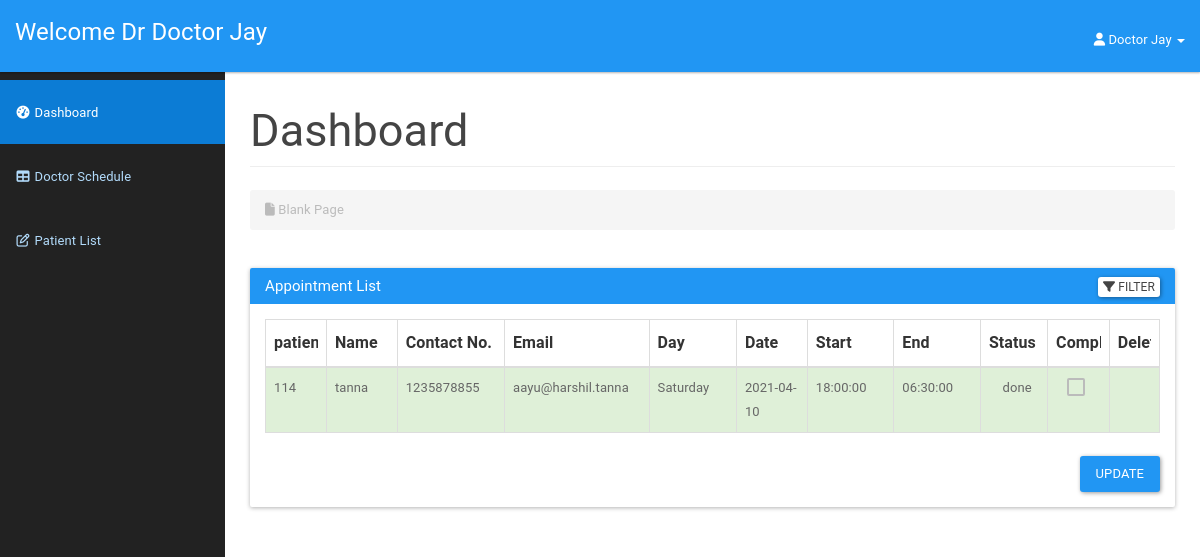
Page /doctor/doctordashboard.php (signed in) on the committed database.
### tables this page shows
CREATE TABLE `doctor` (
  `icDoctor` bigint(12) NOT NULL,
  `password` varchar(20) NOT NULL,
  `doctorId` int(3) NOT NULL,
  `doctorFirstName` varchar(50) NOT NULL,
  `doctorLastName` varchar(50) NOT NULL,
  `doctorAddress` varchar(100) NOT NULL,
  `doctorPhone` varchar(15) NOT NULL,
  `doctorEmail` varchar(20) NOT NULL,
  `doctorDOB` date NOT NULL
);

CREATE TABLE `appointment` (
  `appId` int(3) NOT NULL,
  `patientIc` bigint(12) NOT NULL,
  `scheduleId` int(10) NOT NULL,
  `appSymptom` varchar(100) NOT NULL,
  `appComment` varchar(100) NOT NULL,
  `status` varchar(10) NOT NULL DEFAULT 'process'
);

CREATE TABLE `patient` (
  `icPatient` bigint(12) NOT NULL,
  `password` varchar(20) NOT NULL,
  `patientFirstName` varchar(20) NOT NULL,
  `patientLastName` varchar(20) NOT NULL,
  `patientMaritialStatus` varchar(10) NOT NULL,
  `patientDOB` date NOT NULL,
  `patientGender` varchar(10) NOT NULL,
  `patientAddress` varchar(100) NOT NULL,
  `patientPhone` varchar(15) NOT NULL,
  `patientEmail` varchar(100) NOT NULL
);

CREATE TABLE `doctorschedule` (
  `scheduleId` int(11) NOT NULL,
  `scheduleDate` date NOT NULL,
  `scheduleDay` varchar(15) NOT NULL,
  `startTime` time NOT NULL,
  `endTime` time NOT NULL,
  `bookAvail` varchar(10) NOT NULL
);

### doctor/doctordashboard.php (the view, shortened to what this page needs)
<?php
include_once '../assets/conn/dbconnect.php';
$usersession = $_SESSION['doctorSession'];
$res=mysqli_query($con,"SELECT * FROM doctor WHERE doctorId=".$usersession);
$userRow=mysqli_fetch_array($res,MYSQLI_ASSOC);
?>
<!DOCTYPE html>
<html lang="en">
    <head>
        <link href="assets/css/material.css" rel="stylesheet">
        <link href="assets/css/sb-admin.css" rel="stylesheet">
        <link href="assets/css/style.css" rel="stylesheet">
        <link href="assets/font-awesome/css/font-awesome.css" rel="stylesheet">
    </head>
    <body>
        <div id="wrapper">
            <nav class="navbar navbar-inverse navbar-fixed-top" role="navigation">
                <div class="navbar-header">
                    <a class="navbar-brand" href="doctordashboard.php">Welcome Dr <?php echo $userRow['doctorFirstName'];?> <?php echo $userRow['doctorLastName'];?></a>
                </div>
                <ul class="nav navbar-right top-nav">
                    <li class="dropdown">
                        <a href="#" class="dropdown-toggle" data-toggle="dropdown"><i class="fa fa-user"></i> <?php echo $userRow['doctorFirstName']; ?> <?php echo $userRow['doctorLastName']; ?><b class="caret"></b></a>
                    </li>
                </ul>
                <div class="collapse navbar-collapse navbar-ex1-collapse">
                    <ul class="nav navbar-nav side-nav">
                        <li class="active">
                            <a href="doctordashboard.php"><i class="fa fa-fw fa-dashboard"></i> Dashboard</a>
                        </li>
                        <li>
                            <a href="addschedule.php"><i class="fa fa-fw fa-table"></i> Doctor Schedule</a>
                        </li>
                        <li>
                            <a href="patientlist.php"><i class="fa fa-fw fa-edit"></i> Patient List</a>
                        </li>
                    </ul>
                </div>
            </nav>
            <div id="page-wrapper">
                <div class="container-fluid">
                    <div class="row">
                        <div class="col-lg-12">
                            <h2 class="page-header">
                            Dashboard
                            </h2>
                            <ol class="breadcrumb">
                                <li class="active">
                                    <i class="fa fa-file"></i> Blank Page
                                </li>
                            </ol>
                        </div>
                    </div>
                    <div class="panel panel-primary filterable">
                       <div class="panel-heading">
                        <h3 class="panel-title">Appointment List</h3>
                        <div class="pull-right">
                            <button class="btn btn-default btn-xs btn-filter"><span class="fa fa-filter"></span> Filter</button>
                        </div>
                        </div>
                        <div class="panel-body">
                        <table class="table table-hover table-bordered">
                            <thead>
                                <tr class="filters">
                                    <th><input type="text" class="form-control" placeholder="patient Ic" disabled></th>
                                    <th><input type="text" class="form-control" placeholder="Name" disabled></th>
                                    <th><input type="text" class="form-control" placeholder="Contact No." disabled></th>
                                    <th><input type="text" class="form-control" placeholder="Email" disabled></th>
                                    <th><input type="text" class="form-control" placeholder="Day" disabled></th>
                                    <th><input type="text" class="form-control" placeholder="Date" disabled></th>
                                    <th><input type="text" class="form-control" placeholder="Start" disabled></th>
                                    <th><input type="text" class="form-control" placeholder="End" disabled></th>
                                    <th><input type="text" class="form-control" placeholder="Status" disabled></th>
                                    <th><input type="text" class="form-control" placeholder="Complete" disabled></th>
                                    <th><input type="text" class="form-control" placeholder="Delete" disabled></th>
                                </tr>
                            </thead>
                            <?php
                            $res=mysqli_query($con,"SELECT a.*, b.*,c.*
                                                    FROM patient a
                                                    JOIN appointment b
                                                    On a.icPatient = b.patientIc
                                                    JOIN doctorschedule c
                                                    On b.scheduleId=c.scheduleId
                                                    Order By appId desc");
                            while ($appointment=mysqli_fetch_array($res)) {
                                if ($appointment['status']=='process') {
                                    $status="danger";
                                    $icon='remove';
                                    $checked='';
                                } else {
                                    $status="success";
                                    $icon='ok';
                                    $checked = 'disabled';
                                }
                                echo "<tbody>";
                                echo "<tr class='$status'>";
                                    echo "<td>" . $appointment['patientIc'] . "</td>";
                                    echo "<td>" . $appointment['patientLastName'] . "</td>";
                                    echo "<td>" . $appointment['patientPhone'] . "</td>";
                                    echo "<td>" . $appointment['patientEmail'] . "</td>";
                                    echo "<td>" . $appointment['scheduleDay'] . "</td>";
                                    echo "<td>" . $appointment['scheduleDate'] . "</td>";
                                    echo "<td>" . $appointment['startTime'] . "</td>";
                                    echo "<td>" . $appointment['endTime'] . "</td>";
                                    echo "<td><span class='glyphicon glyphicon-".$icon."' aria-hidden='true'></span>".' '."". $appointment['status'] . "</td>";
                                    echo "<form method='POST'>";
                                    echo "<td class='text-center'><input type='checkbox' name='enable' id='enable' value='".$appointment['appId']."' onclick='chkit(".$appointment['appId'].",this.checked);' ".$checked."></td>";
                                    echo "<td class='text-center'><a href='#' id='".$appointment['appId']."' class='delete'><span class='glyphicon glyphicon-trash' aria-hidden='true'></span></a>
                            </td>";
                            }
                                echo "</tr>";
                           echo "</tbody>";
                       echo "</table>";
                       echo "<div class='panel panel-default'>";
                       echo "<div class='col-md-offset-3 pull-right'>";
                       echo "<button class='btn btn-primary' type='submit' value='Submit' name='submit'>Update</button>";
                        echo "</div>";
                        echo "</div>";
                        ?>
                    </div>
                </div>
                </div>
            </div>
        </div>
    </body>
</html>

### doctor/assets/css/sb-admin.css (style rules this page uses)
body { margin-top: 100px; background-color: #222; }
@media (min-width:768px) { body { margin-top: 50px; } }
#wrapper { padding-left: 0; }
#page-wrapper { min-height: 900px !important; width: 100%; padding: 0; background-color: #fff; }
@media (min-width:768px) { #wrapper { padding-left: 225px; } }
@media (min-width:768px) { #page-wrapper { padding: 10px; } }
.top-nav { padding: 0 15px; }
.top-nav>li { display: inline-block; float: left; }
.top-nav>li>a { padding-top: 17px; padding-bottom: 10px; line-height: 45px; color: white; }
@media (min-width:768px) { .side-nav { position: fixed; top: 80px; left: 225px; width: 225px; margin-left: -225px; border: none; border-radius: 0; overflow-y: auto; background-color: #222; bottom: 0; overflow-x: hidden; padding-bottom: 40px; } }
@media (min-width:768px) { .side-nav>li>a { width: 225px; } }

### doctor/assets/css/style.css (style rules this page uses)
.filterable { margin-top: 15px; }
.filterable .panel-heading .pull-right { margin-top: -20px; }
.filterable .filters input[disabled] { background-color: transparent; border: none; cursor: auto; box-shadow: none; padding: 0; height: auto; }

### rows in the picture
doctor: doctorFirstName "Doctor", doctorLastName "Jay"
appointment: patientIc "114", patientIc.patientLastName "tanna", patientIc.patientPhone "1235878855", patientIc.patientEmail "aayu@harshil.tanna", scheduleId.scheduleDay "Saturday", scheduleId.scheduleDate "2021-04-10", scheduleId.startTime "18:00:00", scheduleId.endTime "06:30:00", status "done"
